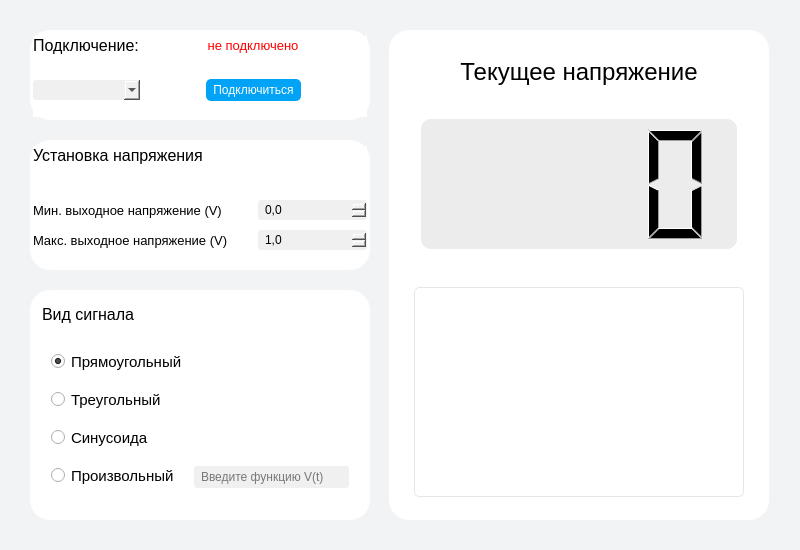
<?xml version="1.0" encoding="UTF-8"?>
<ui version="4.0">
 <author>Egor Blyablin</author>
 <class>MainWindow</class>
 <widget class="QMainWindow" name="MainWindow">
  <property name="windowModality">
   <enum>Qt::NonModal</enum>
  </property>
  <property name="geometry">
   <rect>
    <x>0</x>
    <y>0</y>
    <width>800</width>
    <height>550</height>
   </rect>
  </property>
  <property name="sizePolicy">
   <sizepolicy hsizetype="Fixed" vsizetype="Fixed">
    <horstretch>0</horstretch>
    <verstretch>0</verstretch>
   </sizepolicy>
  </property>
  <property name="minimumSize">
   <size>
    <width>800</width>
    <height>550</height>
   </size>
  </property>
  <property name="maximumSize">
   <size>
    <width>800</width>
    <height>550</height>
   </size>
  </property>
  <property name="baseSize">
   <size>
    <width>0</width>
    <height>0</height>
   </size>
  </property>
  <property name="windowTitle">
   <string>Signalerator</string>
  </property>
  <property name="windowOpacity">
   <double>1.000000000000000</double>
  </property>
  <property name="autoFillBackground">
   <bool>false</bool>
  </property>
  <property name="styleSheet">
   <string notr="true">background-color: rgb(241, 243, 245);</string>
  </property>
  <property name="locale">
   <locale language="Russian" country="Russia"/>
  </property>
  <property name="animated">
   <bool>false</bool>
  </property>
  <property name="dockNestingEnabled">
   <bool>false</bool>
  </property>
  <property name="unifiedTitleAndToolBarOnMac">
   <bool>false</bool>
  </property>
  <widget class="QWidget" name="centralwidget">
   <property name="sizePolicy">
    <sizepolicy hsizetype="Fixed" vsizetype="Fixed">
     <horstretch>0</horstretch>
     <verstretch>0</verstretch>
    </sizepolicy>
   </property>
   <property name="minimumSize">
    <size>
     <width>800</width>
     <height>550</height>
    </size>
   </property>
   <property name="maximumSize">
    <size>
     <width>800</width>
     <height>550</height>
    </size>
   </property>
   <widget class="QGroupBox" name="signalFormGroupBox">
    <property name="geometry">
     <rect>
      <x>30</x>
      <y>290</y>
      <width>340</width>
      <height>230</height>
     </rect>
    </property>
    <property name="styleSheet">
     <string notr="true">background-color: rgb(255, 255, 255);
border-radius: 20px;
padding: 20px;</string>
    </property>
    <property name="flat">
     <bool>false</bool>
    </property>
    <layout class="QVBoxLayout" name="signalFormLayout">
     <property name="spacing">
      <number>0</number>
     </property>
     <item>
      <widget class="QLabel" name="signalFormLabel">
       <property name="sizePolicy">
        <sizepolicy hsizetype="Expanding" vsizetype="Fixed">
         <horstretch>0</horstretch>
         <verstretch>0</verstretch>
        </sizepolicy>
       </property>
       <property name="minimumSize">
        <size>
         <width>0</width>
         <height>0</height>
        </size>
       </property>
       <property name="baseSize">
        <size>
         <width>0</width>
         <height>0</height>
        </size>
       </property>
       <property name="font">
        <font>
         <pointsize>12</pointsize>
        </font>
       </property>
       <property name="styleSheet">
        <string notr="true">padding: 0;</string>
       </property>
       <property name="text">
        <string>Вид сигнала</string>
       </property>
       <property name="alignment">
        <set>Qt::AlignLeading|Qt::AlignLeft|Qt::AlignTop</set>
       </property>
      </widget>
     </item>
     <item>
      <widget class="QWidget" name="signalFormForm" native="true">
       <property name="sizePolicy">
        <sizepolicy hsizetype="Expanding" vsizetype="Expanding">
         <horstretch>0</horstretch>
         <verstretch>0</verstretch>
        </sizepolicy>
       </property>
       <property name="styleSheet">
        <string notr="true">padding: 0;</string>
       </property>
       <layout class="QFormLayout" name="singalFormForm">
        <property name="labelAlignment">
         <set>Qt::AlignLeading|Qt::AlignLeft|Qt::AlignVCenter</set>
        </property>
        <property name="formAlignment">
         <set>Qt::AlignLeading|Qt::AlignLeft|Qt::AlignVCenter</set>
        </property>
        <property name="horizontalSpacing">
         <number>11</number>
        </property>
        <property name="verticalSpacing">
         <number>0</number>
        </property>
        <property name="bottomMargin">
         <number>0</number>
        </property>
        <item row="0" column="0">
         <widget class="QRadioButton" name="rectangleSignalButton">
          <property name="sizePolicy">
           <sizepolicy hsizetype="Minimum" vsizetype="Fixed">
            <horstretch>0</horstretch>
            <verstretch>0</verstretch>
           </sizepolicy>
          </property>
          <property name="minimumSize">
           <size>
            <width>0</width>
            <height>0</height>
           </size>
          </property>
          <property name="font">
           <font>
            <pointsize>11</pointsize>
           </font>
          </property>
          <property name="styleSheet">
           <string notr="true">padding: 0;</string>
          </property>
          <property name="text">
           <string>Прямоугольный</string>
          </property>
          <property name="checked">
           <bool>true</bool>
          </property>
         </widget>
        </item>
        <item row="1" column="0">
         <widget class="QRadioButton" name="triangleSignalButtot">
          <property name="sizePolicy">
           <sizepolicy hsizetype="Minimum" vsizetype="Fixed">
            <horstretch>0</horstretch>
            <verstretch>0</verstretch>
           </sizepolicy>
          </property>
          <property name="minimumSize">
           <size>
            <width>0</width>
            <height>0</height>
           </size>
          </property>
          <property name="font">
           <font>
            <pointsize>11</pointsize>
           </font>
          </property>
          <property name="styleSheet">
           <string notr="true">padding: 0;</string>
          </property>
          <property name="text">
           <string>Треугольный</string>
          </property>
         </widget>
        </item>
        <item row="2" column="0">
         <widget class="QRadioButton" name="sineSignalButton">
          <property name="sizePolicy">
           <sizepolicy hsizetype="Minimum" vsizetype="Fixed">
            <horstretch>0</horstretch>
            <verstretch>0</verstretch>
           </sizepolicy>
          </property>
          <property name="minimumSize">
           <size>
            <width>0</width>
            <height>0</height>
           </size>
          </property>
          <property name="font">
           <font>
            <pointsize>11</pointsize>
           </font>
          </property>
          <property name="styleSheet">
           <string notr="true">padding: 0;</string>
          </property>
          <property name="text">
           <string>Синусоида</string>
          </property>
         </widget>
        </item>
        <item row="3" column="0">
         <widget class="QRadioButton" name="customSignalButton">
          <property name="sizePolicy">
           <sizepolicy hsizetype="Minimum" vsizetype="Fixed">
            <horstretch>0</horstretch>
            <verstretch>0</verstretch>
           </sizepolicy>
          </property>
          <property name="minimumSize">
           <size>
            <width>0</width>
            <height>0</height>
           </size>
          </property>
          <property name="font">
           <font>
            <pointsize>11</pointsize>
           </font>
          </property>
          <property name="styleSheet">
           <string notr="true">padding: 0;</string>
          </property>
          <property name="text">
           <string>Произвольный</string>
          </property>
         </widget>
        </item>
        <item row="3" column="1">
         <widget class="QLineEdit" name="customSignalLineEdit">
          <property name="sizePolicy">
           <sizepolicy hsizetype="Expanding" vsizetype="Expanding">
            <horstretch>0</horstretch>
            <verstretch>0</verstretch>
           </sizepolicy>
          </property>
          <property name="minimumSize">
           <size>
            <width>0</width>
            <height>22</height>
           </size>
          </property>
          <property name="styleSheet">
           <string notr="true">padding: 0;
background-color: rgb(240, 240, 240);
border-radius: 3px;
padding-left: 5px;</string>
          </property>
          <property name="maxLength">
           <number>16</number>
          </property>
          <property name="readOnly">
           <bool>true</bool>
          </property>
          <property name="placeholderText">
           <string>Введите функцию V(t)</string>
          </property>
          <property name="clearButtonEnabled">
           <bool>false</bool>
          </property>
         </widget>
        </item>
       </layout>
       <zorder>customSignalLineEdit</zorder>
       <zorder>triangleSignalButtot</zorder>
       <zorder>customSignalButton</zorder>
       <zorder>rectangleSignalButton</zorder>
       <zorder>sineSignalButton</zorder>
      </widget>
     </item>
    </layout>
   </widget>
   <widget class="QGroupBox" name="voltageGroupBox">
    <property name="geometry">
     <rect>
      <x>30</x>
      <y>140</y>
      <width>340</width>
      <height>130</height>
     </rect>
    </property>
    <property name="styleSheet">
     <string notr="true">background-color: rgb(255, 255, 255);
border-radius: 20px;
padding: 20px;</string>
    </property>
    <layout class="QVBoxLayout" name="verticalLayout_4">
     <property name="spacing">
      <number>0</number>
     </property>
     <property name="leftMargin">
      <number>0</number>
     </property>
     <property name="topMargin">
      <number>0</number>
     </property>
     <property name="rightMargin">
      <number>0</number>
     </property>
     <property name="bottomMargin">
      <number>0</number>
     </property>
     <item>
      <widget class="QLabel" name="voltageLabel">
       <property name="sizePolicy">
        <sizepolicy hsizetype="Expanding" vsizetype="Fixed">
         <horstretch>0</horstretch>
         <verstretch>0</verstretch>
        </sizepolicy>
       </property>
       <property name="minimumSize">
        <size>
         <width>0</width>
         <height>0</height>
        </size>
       </property>
       <property name="font">
        <font>
         <pointsize>12</pointsize>
        </font>
       </property>
       <property name="styleSheet">
        <string notr="true">padding: 0;</string>
       </property>
       <property name="text">
        <string>Установка напряжения</string>
       </property>
      </widget>
     </item>
     <item>
      <widget class="QWidget" name="voltageWidget" native="true">
       <property name="styleSheet">
        <string notr="true">padding: 0;</string>
       </property>
       <layout class="QFormLayout" name="voltageForm">
        <property name="fieldGrowthPolicy">
         <enum>QFormLayout::AllNonFixedFieldsGrow</enum>
        </property>
        <property name="rowWrapPolicy">
         <enum>QFormLayout::DontWrapRows</enum>
        </property>
        <property name="labelAlignment">
         <set>Qt::AlignLeading|Qt::AlignLeft|Qt::AlignVCenter</set>
        </property>
        <property name="formAlignment">
         <set>Qt::AlignLeading|Qt::AlignLeft|Qt::AlignVCenter</set>
        </property>
        <property name="horizontalSpacing">
         <number>30</number>
        </property>
        <property name="verticalSpacing">
         <number>10</number>
        </property>
        <property name="leftMargin">
         <number>0</number>
        </property>
        <property name="topMargin">
         <number>17</number>
        </property>
        <property name="rightMargin">
         <number>0</number>
        </property>
        <property name="bottomMargin">
         <number>0</number>
        </property>
        <item row="0" column="0">
         <widget class="QLabel" name="minVoltageLabel">
          <property name="font">
           <font>
            <pointsize>10</pointsize>
           </font>
          </property>
          <property name="styleSheet">
           <string notr="true">padding: 0;</string>
          </property>
          <property name="text">
           <string>Мин. выходное напряжение (V)</string>
          </property>
         </widget>
        </item>
        <item row="0" column="1">
         <widget class="QDoubleSpinBox" name="minVoltageSpinBox">
          <property name="minimumSize">
           <size>
            <width>60</width>
            <height>20</height>
           </size>
          </property>
          <property name="styleSheet">
           <string notr="true">padding: 0;
background-color: rgb(240, 240, 240);
border-radius: 3px;
padding-left: 5px;</string>
          </property>
          <property name="decimals">
           <number>1</number>
          </property>
          <property name="minimum">
           <double>0.000000000000000</double>
          </property>
          <property name="maximum">
           <double>5.000000000000000</double>
          </property>
          <property name="singleStep">
           <double>0.100000000000000</double>
          </property>
          <property name="value">
           <double>0.000000000000000</double>
          </property>
         </widget>
        </item>
        <item row="1" column="0">
         <widget class="QLabel" name="maxVoltageLabel">
          <property name="font">
           <font>
            <pointsize>10</pointsize>
           </font>
          </property>
          <property name="styleSheet">
           <string notr="true">padding: 0;</string>
          </property>
          <property name="text">
           <string>Макс. выходное напряжение (V)</string>
          </property>
         </widget>
        </item>
        <item row="1" column="1">
         <widget class="QDoubleSpinBox" name="maxVoltageSpinBox">
          <property name="sizePolicy">
           <sizepolicy hsizetype="Minimum" vsizetype="Fixed">
            <horstretch>0</horstretch>
            <verstretch>0</verstretch>
           </sizepolicy>
          </property>
          <property name="minimumSize">
           <size>
            <width>60</width>
            <height>20</height>
           </size>
          </property>
          <property name="styleSheet">
           <string notr="true">padding: 0;
background-color: rgb(240, 240, 240);
border-radius: 3px;
padding-left: 5px</string>
          </property>
          <property name="decimals">
           <number>1</number>
          </property>
          <property name="minimum">
           <double>0.100000000000000</double>
          </property>
          <property name="maximum">
           <double>5.000000000000000</double>
          </property>
          <property name="singleStep">
           <double>0.100000000000000</double>
          </property>
          <property name="value">
           <double>1.000000000000000</double>
          </property>
         </widget>
        </item>
       </layout>
      </widget>
     </item>
    </layout>
   </widget>
   <widget class="QGroupBox" name="rightGroupBox">
    <property name="geometry">
     <rect>
      <x>389</x>
      <y>30</y>
      <width>380</width>
      <height>490</height>
     </rect>
    </property>
    <property name="sizePolicy">
     <sizepolicy hsizetype="Fixed" vsizetype="Fixed">
      <horstretch>0</horstretch>
      <verstretch>0</verstretch>
     </sizepolicy>
    </property>
    <property name="styleSheet">
     <string notr="true">background-color: rgb(255, 255, 255);
border-radius: 20px;
padding: 20px;</string>
    </property>
    <layout class="QVBoxLayout" name="verticalLayout_5">
     <property name="spacing">
      <number>0</number>
     </property>
     <item>
      <widget class="QLabel" name="currentVoltageLabel">
       <property name="sizePolicy">
        <sizepolicy hsizetype="Preferred" vsizetype="Fixed">
         <horstretch>0</horstretch>
         <verstretch>0</verstretch>
        </sizepolicy>
       </property>
       <property name="minimumSize">
        <size>
         <width>0</width>
         <height>20</height>
        </size>
       </property>
       <property name="font">
        <font>
         <pointsize>18</pointsize>
        </font>
       </property>
       <property name="styleSheet">
        <string notr="true">padding: 0;</string>
       </property>
       <property name="text">
        <string>Текущее напряжение</string>
       </property>
       <property name="alignment">
        <set>Qt::AlignCenter</set>
       </property>
      </widget>
     </item>
     <item>
      <spacer name="verticalSpacer_3">
       <property name="orientation">
        <enum>Qt::Vertical</enum>
       </property>
       <property name="sizeType">
        <enum>QSizePolicy::Fixed</enum>
       </property>
       <property name="sizeHint" stdset="0">
        <size>
         <width>20</width>
         <height>20</height>
        </size>
       </property>
      </spacer>
     </item>
     <item>
      <layout class="QHBoxLayout" name="currentVoltageLCDLayout">
       <property name="spacing">
        <number>0</number>
       </property>
       <item>
        <spacer name="horizontalSpacer_3">
         <property name="orientation">
          <enum>Qt::Horizontal</enum>
         </property>
         <property name="sizeType">
          <enum>QSizePolicy::Fixed</enum>
         </property>
         <property name="sizeHint" stdset="0">
          <size>
           <width>20</width>
           <height>20</height>
          </size>
         </property>
        </spacer>
       </item>
       <item>
        <widget class="QLCDNumber" name="currentVoltageLCD">
         <property name="sizePolicy">
          <sizepolicy hsizetype="Expanding" vsizetype="Fixed">
           <horstretch>0</horstretch>
           <verstretch>0</verstretch>
          </sizepolicy>
         </property>
         <property name="minimumSize">
          <size>
           <width>0</width>
           <height>130</height>
          </size>
         </property>
         <property name="font">
          <font>
           <pointsize>10</pointsize>
          </font>
         </property>
         <property name="styleSheet">
          <string notr="true">padding: 0;
background-color: rgb(236, 236, 236);
border-radius: 10px;</string>
         </property>
         <property name="frameShape">
          <enum>QFrame::Box</enum>
         </property>
         <property name="frameShadow">
          <enum>QFrame::Raised</enum>
         </property>
         <property name="smallDecimalPoint">
          <bool>false</bool>
         </property>
         <property name="digitCount">
          <number>4</number>
         </property>
         <property name="mode">
          <enum>QLCDNumber::Dec</enum>
         </property>
         <property name="segmentStyle">
          <enum>QLCDNumber::Filled</enum>
         </property>
        </widget>
       </item>
       <item>
        <spacer name="horizontalSpacer_4">
         <property name="orientation">
          <enum>Qt::Horizontal</enum>
         </property>
         <property name="sizeType">
          <enum>QSizePolicy::Fixed</enum>
         </property>
         <property name="sizeHint" stdset="0">
          <size>
           <width>20</width>
           <height>20</height>
          </size>
         </property>
        </spacer>
       </item>
      </layout>
     </item>
     <item>
      <spacer name="verticalSpacer_2">
       <property name="orientation">
        <enum>Qt::Vertical</enum>
       </property>
       <property name="sizeType">
        <enum>QSizePolicy::Fixed</enum>
       </property>
       <property name="sizeHint" stdset="0">
        <size>
         <width>20</width>
         <height>20</height>
        </size>
       </property>
      </spacer>
     </item>
     <item>
      <layout class="QHBoxLayout" name="graphLayout">
       <property name="spacing">
        <number>0</number>
       </property>
       <item>
        <widget class="PlotWidget" name="graphWidget" native="true">
         <property name="sizePolicy">
          <sizepolicy hsizetype="Fixed" vsizetype="Fixed">
           <horstretch>0</horstretch>
           <verstretch>0</verstretch>
          </sizepolicy>
         </property>
         <property name="minimumSize">
          <size>
           <width>330</width>
           <height>210</height>
          </size>
         </property>
         <property name="maximumSize">
          <size>
           <width>16777215</width>
           <height>200</height>
          </size>
         </property>
         <property name="styleSheet">
          <string notr="true">padding: 0;
border: 1px solid rgb(230, 230, 230);
border-radius: 5px</string>
         </property>
        </widget>
       </item>
      </layout>
     </item>
    </layout>
   </widget>
   <widget class="QGroupBox" name="connectGroupBox">
    <property name="geometry">
     <rect>
      <x>30</x>
      <y>30</y>
      <width>340</width>
      <height>90</height>
     </rect>
    </property>
    <property name="styleSheet">
     <string notr="true">background-color: rgb(255, 255, 255);
border-radius: 20px;
padding: 20px;</string>
    </property>
    <layout class="QVBoxLayout" name="verticalLayout_6">
     <property name="spacing">
      <number>8</number>
     </property>
     <property name="leftMargin">
      <number>0</number>
     </property>
     <property name="topMargin">
      <number>0</number>
     </property>
     <property name="rightMargin">
      <number>0</number>
     </property>
     <property name="bottomMargin">
      <number>0</number>
     </property>
     <item>
      <widget class="QWidget" name="horizontalWidget_4" native="true">
       <property name="sizePolicy">
        <sizepolicy hsizetype="Expanding" vsizetype="Fixed">
         <horstretch>0</horstretch>
         <verstretch>0</verstretch>
        </sizepolicy>
       </property>
       <property name="styleSheet">
        <string notr="true">padding: 0;
border-radius: 0;</string>
       </property>
       <layout class="QHBoxLayout" name="horizontalLayout_7">
        <property name="spacing">
         <number>0</number>
        </property>
        <property name="leftMargin">
         <number>0</number>
        </property>
        <property name="topMargin">
         <number>0</number>
        </property>
        <property name="rightMargin">
         <number>0</number>
        </property>
        <property name="bottomMargin">
         <number>0</number>
        </property>
        <item>
         <widget class="QLabel" name="connectLabel">
          <property name="sizePolicy">
           <sizepolicy hsizetype="Fixed" vsizetype="Fixed">
            <horstretch>0</horstretch>
            <verstretch>0</verstretch>
           </sizepolicy>
          </property>
          <property name="minimumSize">
           <size>
            <width>100</width>
            <height>0</height>
           </size>
          </property>
          <property name="font">
           <font>
            <pointsize>12</pointsize>
           </font>
          </property>
          <property name="text">
           <string>Подключение:</string>
          </property>
         </widget>
        </item>
        <item>
         <widget class="QLabel" name="connectStatusLabel">
          <property name="sizePolicy">
           <sizepolicy hsizetype="Expanding" vsizetype="Preferred">
            <horstretch>0</horstretch>
            <verstretch>0</verstretch>
           </sizepolicy>
          </property>
          <property name="font">
           <font>
            <pointsize>10</pointsize>
            <weight>50</weight>
            <italic>false</italic>
            <bold>false</bold>
           </font>
          </property>
          <property name="styleSheet">
           <string notr="true">color: rgb(255, 0, 0);</string>
          </property>
          <property name="text">
           <string>не подключено</string>
          </property>
          <property name="alignment">
           <set>Qt::AlignCenter</set>
          </property>
         </widget>
        </item>
       </layout>
      </widget>
     </item>
     <item>
      <widget class="QWidget" name="horizontalWidget" native="true">
       <property name="styleSheet">
        <string notr="true">padding: 0;
border-radius: 0;</string>
       </property>
       <layout class="QHBoxLayout" name="horizontalLayout_4">
        <property name="spacing">
         <number>0</number>
        </property>
        <property name="leftMargin">
         <number>0</number>
        </property>
        <property name="topMargin">
         <number>0</number>
        </property>
        <property name="rightMargin">
         <number>0</number>
        </property>
        <property name="bottomMargin">
         <number>0</number>
        </property>
        <item>
         <widget class="QComboBox" name="connectPortsBox">
          <property name="sizePolicy">
           <sizepolicy hsizetype="Fixed" vsizetype="Fixed">
            <horstretch>0</horstretch>
            <verstretch>0</verstretch>
           </sizepolicy>
          </property>
          <property name="minimumSize">
           <size>
            <width>107</width>
            <height>20</height>
           </size>
          </property>
          <property name="styleSheet">
           <string notr="true">background-color: rgb(240, 240, 240);
border-radius: 3px;
padding-left: 5px;</string>
          </property>
          <property name="currentText">
           <string/>
          </property>
          <property name="maxVisibleItems">
           <number>100</number>
          </property>
          <property name="frame">
           <bool>true</bool>
          </property>
         </widget>
        </item>
        <item>
         <spacer name="horizontalSpacer_6">
          <property name="orientation">
           <enum>Qt::Horizontal</enum>
          </property>
          <property name="sizeType">
           <enum>QSizePolicy::Expanding</enum>
          </property>
          <property name="sizeHint" stdset="0">
           <size>
            <width>20</width>
            <height>10</height>
           </size>
          </property>
         </spacer>
        </item>
        <item>
         <widget class="QPushButton" name="connectButton">
          <property name="sizePolicy">
           <sizepolicy hsizetype="Fixed" vsizetype="Fixed">
            <horstretch>0</horstretch>
            <verstretch>0</verstretch>
           </sizepolicy>
          </property>
          <property name="minimumSize">
           <size>
            <width>95</width>
            <height>22</height>
           </size>
          </property>
          <property name="styleSheet">
           <string notr="true">background-color: rgb(0, 163, 245);
color: rgb(255, 255, 255);
border-radius: 5px;</string>
          </property>
          <property name="text">
           <string>Подключиться</string>
          </property>
         </widget>
        </item>
        <item>
         <spacer name="horizontalSpacer_5">
          <property name="orientation">
           <enum>Qt::Horizontal</enum>
          </property>
          <property name="sizeHint" stdset="0">
           <size>
            <width>40</width>
            <height>20</height>
           </size>
          </property>
         </spacer>
        </item>
       </layout>
      </widget>
     </item>
    </layout>
   </widget>
  </widget>
 </widget>
 <customwidgets>
  <customwidget>
   <class>PlotWidget</class>
   <extends>QWidget</extends>
   <header>pyqtgraph</header>
   <container>1</container>
  </customwidget>
 </customwidgets>
 <tabstops>
  <tabstop>connectPortsBox</tabstop>
  <tabstop>connectButton</tabstop>
  <tabstop>minVoltageSpinBox</tabstop>
  <tabstop>maxVoltageSpinBox</tabstop>
  <tabstop>rectangleSignalButton</tabstop>
  <tabstop>triangleSignalButtot</tabstop>
  <tabstop>sineSignalButton</tabstop>
  <tabstop>customSignalButton</tabstop>
  <tabstop>customSignalLineEdit</tabstop>
 </tabstops>
 <resources/>
 <connections/>
</ui>
